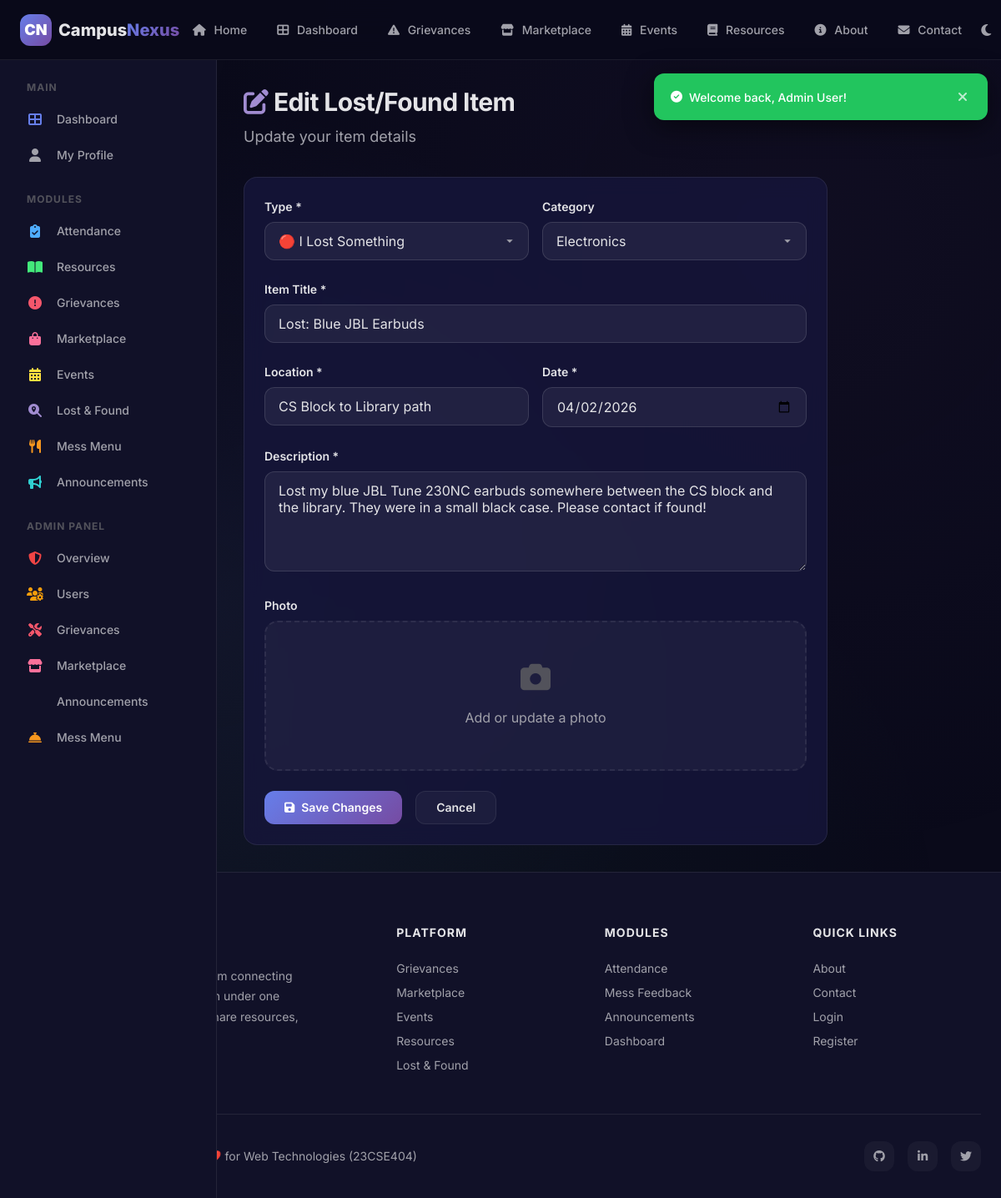
Page /modules/lost_found_edit.php?edit=1 (signed in) on the committed database.
### tables this page shows
CREATE TABLE lost_found (
    id INT AUTO_INCREMENT PRIMARY KEY,
    user_id INT NOT NULL,
    title VARCHAR(200) NOT NULL,
    description TEXT NOT NULL,
    type ENUM('lost', 'found') NOT NULL,
    category ENUM('electronics', 'documents', 'accessories', 'clothing', 'other') NOT NULL,
    location VARCHAR(200) NOT NULL,
    image_path VARCHAR(255) DEFAULT NULL,
    status ENUM('open', 'claimed', 'returned') NOT NULL DEFAULT 'open',
    item_date DATE NOT NULL,
    created_at DATETIME NOT NULL DEFAULT CURRENT_TIMESTAMP,
    FOREIGN KEY (user_id) REFERENCES users(id) ON DELETE CASCADE,
    INDEX idx_type (type),
    INDEX idx_status (status)
);

### modules/lost_found_edit.php (the view, shortened to what this page needs)
<?php
require_once __DIR__ . '/../includes/header.php';
$item = null;
$isEditMode = false;
if (isset($_GET['edit'])) {
    $editId = (int)$_GET['edit'];
    $db = getDB();
    $stmt = $db->prepare("SELECT * FROM lost_found WHERE id = ?");
    $stmt->execute([$editId]);
    $item = $stmt->fetch(PDO::FETCH_ASSOC);
    $isEditMode = true;
}
?>
<?php require_once __DIR__ . '/../includes/sidebar.php'; ?>
<div class="page-content with-sidebar">
    <div class="page-header">
        <h1><i class="fas fa-<?= $isEditMode ? 'edit' : 'search-location' ?>" style="color:var(--clr-lost-found);"></i> <?= $isEditMode ? 'Edit Lost/Found Item' : 'Report Lost/Found Item' ?></h1>
        <p><?= $isEditMode ? 'Update your item details' : 'Help reunite items with their owners' ?></p>
    </div>
    <div class="card" style="max-width:700px;">
        <form method="POST" enctype="multipart/form-data">
            <div class="form-row">
                <div class="form-group">
                    <label class="form-label">Type *</label>
                    <select name="type" class="form-control">
                        <option value="lost" <?= ($item['type'] ?? '') === 'lost' ? 'selected' : '' ?>>🔴 I Lost Something</option>
                    </select>
                </div>
                <div class="form-group">
                    <label class="form-label">Category</label>
                    <select name="category" class="form-control">
                        <option value="electronics" <?= ($item['category'] ?? '') === 'electronics' ? 'selected' : '' ?>>Electronics</option>
                    </select>
                </div>
            </div>
            <div class="form-group">
                <label class="form-label">Item Title *</label>
                <input type="text" name="title" class="form-control" placeholder="e.g., Blue JBL Earbuds" value="<?= htmlspecialchars($item['title'] ?? '') ?>" required>
            </div>
            <div class="form-row">
                <div class="form-group">
                    <label class="form-label">Location *</label>
                    <input type="text" name="location" class="form-control" placeholder="Where lost/found?" value="<?= htmlspecialchars($item['location'] ?? '') ?>" required>
                </div>
                <div class="form-group">
                    <label class="form-label">Date *</label>
                    <input type="date" name="item_date" class="form-control" value="<?= htmlspecialchars($item['item_date'] ?? date('Y-m-d')) ?>" required>
                </div>
            </div>
            <div class="form-group">
                <label class="form-label">Description *</label>
                <textarea name="description" class="form-control" rows="4" placeholder="Describe the item in detail..." required><?= htmlspecialchars($item['description'] ?? '') ?></textarea>
            </div>
            <div class="form-group">
                <label class="form-label">Photo</label>
                <div class="file-upload-area" id="uploadArea" onclick="document.getElementById('image').click()">
                    <i class="fas fa-camera"></i>
                    <p>Add or update a photo</p>
                </div>
            </div>
            <div style="display:flex;gap:var(--space-md);">
                <button type="submit" class="btn btn-primary"><i class="fas fa-<?= $isEditMode ? 'save' : 'check' ?>"></i> <?= $isEditMode ? 'Save Changes' : 'Submit Report' ?></button>
                <a href="lost_found.php" class="btn btn-secondary">Cancel</a>
            </div>
        </form>
    </div>
</div>
<?php require_once __DIR__ . '/../includes/footer.php'; ?>

### css/style.css (style rules this page uses)
:root { --primary: #667EEA; --primary-dark: #5A67D8; --primary-light: #7C8CF0; --primary-start: #667EEA; --primary-end: #764BA2; --clr-attendance: #4FACFE; --clr-resources: #43E97B; --clr-grievances: #F5576C; --clr-marketplace: #FA709A; --clr-events: #FEE140; --clr-lost-found: #A18CD1; --clr-mess: #F7971E; --clr-announcements: #30CFD0; --bg-primary: #0A0A1A; --bg-secondary: #111128; --bg-tertiary: #16163a; --bg-card: rgba(22, 22, 58, 0.85); --bg-card-solid: #16163a; --bg-glass: rgba(255, 255, 255, 0.04); --bg-glass-hover: rgba(255, 255, 255, 0.08); --bg-input: rgba(255, 255, 255, 0.06); --bg-input-focus: rgba(255, 255, 255, 0.1); --border-glass: rgba(255, 255, 255, 0.08); --border-glass-hover: rgba(255, 255, 255, 0.15); --border-input: rgba(255, 255, 255, 0.12); --border-input-focus: var(--primary); --text-primary: #E4E4E7; --text-secondary: #A1A1AA; --text-muted: #52525B; --text-inverse: #0A0A1A; --success: #22C55E; --success-bg: rgba(34, 197, 94, 0.12); --warning: #F59E0B; --warning-bg: rgba(245, 158, 11, 0.12); --danger: #EF4444; --danger-bg: rgba(239, 68, 68, 0.12); --info: #3B82F6; --info-bg: rgba(59, 130, 246, 0.12); --space-2xs: 2px; --space-xs: 4px; --space-sm: 8px; --space-md: 16px; --space-lg: 24px; --space-xl: 32px; --space-2xl: 48px; --space-3xl: 64px; --space-4xl: 96px; --radius-xs: 4px; --radius-sm: 8px; --radius-md: 12px; --radius-lg: 16px; --radius-xl: 24px; --radius-full: 9999px; --shadow-sm: 0 2px 8px rgba(0, 0, 0, 0.3); --shadow-md: 0 4px 16px rgba(0, 0, 0, 0.4); --shadow-lg: 0 8px 32px rgba(0, 0, 0, 0.5); --shadow-xl: 0 16px 48px rgba(0, 0, 0, 0.6); --shadow-glow: 0 0 20px rgba(102, 126, 234, 0.3); --shadow-glow-lg: 0 0 40px rgba(102, 126, 234, 0.4); --font-sans: 'Inter', -apple-system, BlinkMacSystemFont, 'Segoe UI', Roboto, sans-serif; --font-mono: 'JetBrains Mono', 'Fira Code', monospace; --text-xs: 0.75rem; --text-sm: 0.875rem; --text-base: 1rem; --text-lg: 1.125rem; --text-xl: 1.25rem; --text-2xl: 1.5rem; --text-3xl: 1.875rem; --text-4xl: 2.25rem; --text-5xl: 3rem; --text-6xl: 3.75rem; --leading-tight: 1.2; --leading-normal: 1.5; --leading-relaxed: 1.75; --transition-fast: 0.15s ease; --transition-base: 0.3s ease; --transition-slow: 0.5s ease; --transition-spring: 0.4s cubic-bezier(0.175, 0.885, 0.32, 1.275); --z-dropdown: 100; --z-sticky: 200; --z-fixed: 300; --z-overlay: 400; --z-modal: 500; --z-toast: 600; --navbar-height: 72px; --sidebar-width: 260px; --container-max: 1280px; --container-sm: 640px; --container-md: 768px; --container-lg: 1024px; }
*, *::before, *::after { margin: 0; padding: 0; box-sizing: border-box; }
html { scroll-behavior: smooth; font-size: 16px; -webkit-text-size-adjust: 100%; }
body { font-family: var(--font-sans); font-size: var(--text-base); line-height: var(--leading-normal); color: var(--text-primary); background-color: var(--bg-primary); min-height: 100vh; -webkit-font-smoothing: antialiased; -moz-osx-font-smoothing: grayscale; overflow-x: hidden; }
body::before { content: ''; position: fixed; top: 0; left: 0; width: 100%; height: 100%; background: radial-gradient(circle at 20% 50%, rgba(102, 126, 234, 0.08) 0%, transparent 50%), radial-gradient(circle at 80% 20%, rgba(118, 75, 162, 0.06) 0%, transparent 50%), radial-gradient(circle at 40% 80%, rgba(67, 233, 123, 0.04) 0%, transparent 50%); pointer-events: none; z-index: -1; }
a { color: var(--primary); text-decoration: none; transition: color var(--transition-fast); }
button { cursor: pointer; font-family: inherit; font-size: inherit; border: none; outline: none; background: none; color: inherit; }
input, textarea, select { font-family: inherit; font-size: inherit; color: inherit; outline: none; }
h1, h2, h3, h4, h5, h6 { font-weight: 700; line-height: var(--leading-tight); color: var(--text-primary); }
h1 { font-size: var(--text-5xl); letter-spacing: -0.02em; }
p { color: var(--text-secondary); line-height: var(--leading-relaxed); }

### css/layout.css (style rules this page uses)
.page-content { flex: 1; padding: var(--space-xl); min-width: 0; padding-top: calc(var(--navbar-height) + var(--space-xl)); }
.page-content.with-sidebar { margin-left: var(--sidebar-width); }
.page-header { margin-bottom: var(--space-xl); }
.page-header h1 { font-size: var(--text-3xl); margin-bottom: var(--space-sm); }
.page-header p { font-size: var(--text-lg); }

### rows in the picture
lost_found: type "🔴 I Lost Something", category "Electronics", title "Lost: Blue JBL Earbuds", location "CS Block to Library path", item_date "04/02/2026", description "Lost my blue JBL Tune 230NC earbuds somewhere between the CS block and the library. They were in a small black case. Please contact if found!"

### other values in the picture
$message "Welcome back, Admin User!"
